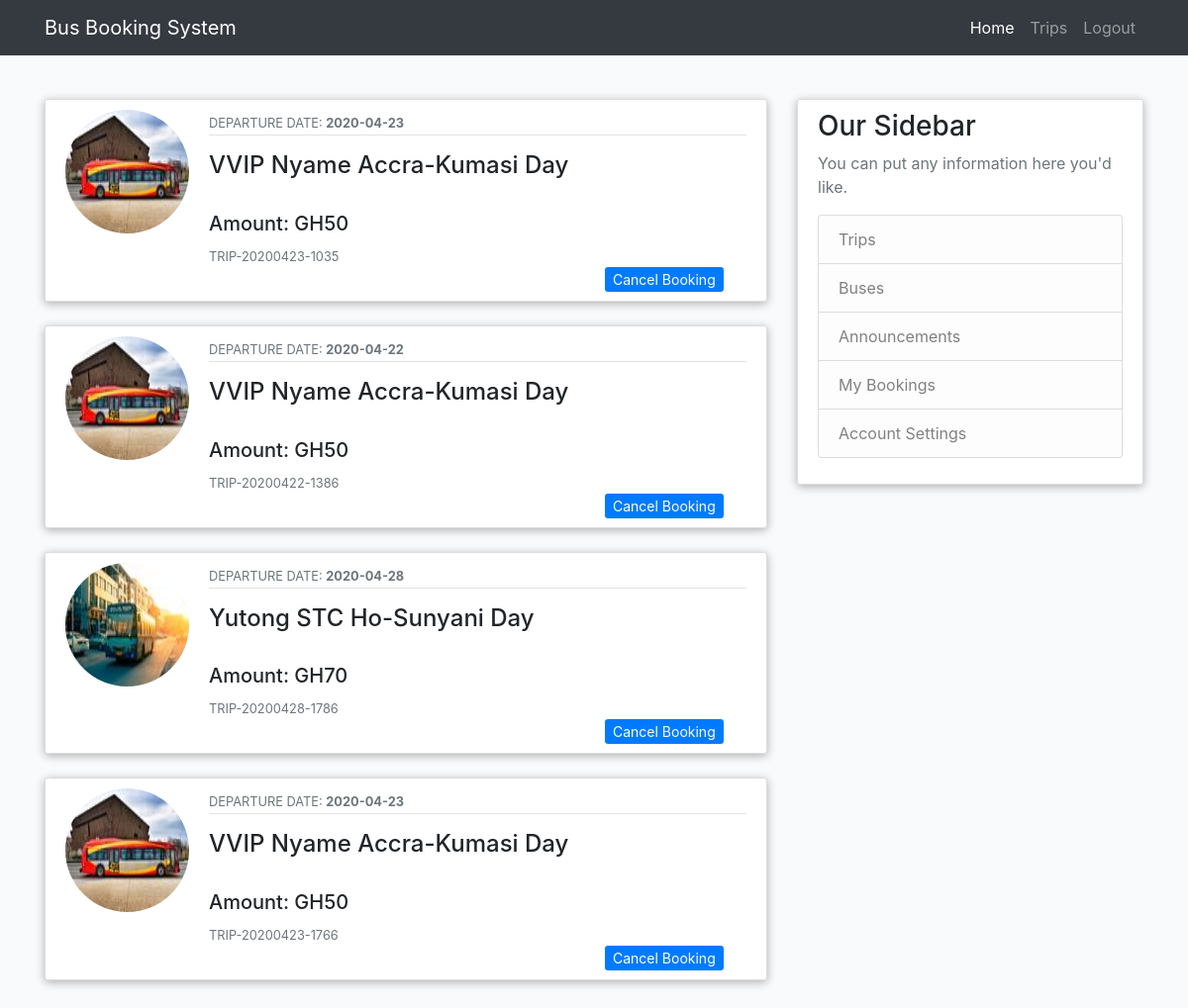
/mybookings-1 (signed in), run on the app's committed database.
### bbs/models.py (models this page shows, shortened)
class Booking(db.Model):
    id = db.Column(db.Integer, primary_key=True)
    ticket_number = db.Column(db.String(60), nullable=False)
    customer_id = db.Column(db.Integer, db.ForeignKey('user.id'),nullable=False)
    seat_id = db.Column(db.Integer, db.ForeignKey('seats.id'),nullable=False)
    bus_id = db.Column(db.Integer, db.ForeignKey('buses.id'),nullable=False)
    route_id = db.Column(db.Integer, db.ForeignKey('route.id'),nullable=False)
    phone = db.Column(db.Integer(), nullable=False)
    date_booked = db.Column(db.String(120), nullable=False,default=now.strftime('%Y-%m-%d'))
    email = db.Column(db.String(120), nullable=False)
    date = db.Column(db.DateTime, nullable=False)
    time = db.Column(db.String(60), nullable=False)

class Buses(db.Model):
    id = db.Column(db.Integer, primary_key=True)
    name = db.Column(db.String(60), unique=True, nullable=False)
    number = db.Column(db.String(20), unique=True, nullable=False)
    description = db.Column(db.String(200), nullable=False)
    image_file = db.Column(db.String(60), nullable=False,default='default_bus.jpg')
    bookings = db.relationship('Booking', backref='bus')
    availability = db.relationship('Availability', backref='bus')

class Route(db.Model):
    id = db.Column(db.Integer, primary_key=True)
    name = db.Column(db.String(60), nullable=False)
    time = db.Column(db.String(60), nullable=False)
    amount = db.Column(db.Integer(), nullable=False)
    availability = db.relationship('Availability', backref='route')
    booking = db.relationship('Booking', backref='route')

### bbs/users/routes.py (the view)
@users.route('/mybookings-<int:user_id>',)
def mybookings(user_id):
    if not  current_user.is_authenticated:
        abort(403)
    else:
         mybookings = db.session.query(Booking).filter(Booking.customer_id==user_id).order_by(Booking.date_booked.asc())
    return render_template('/users/mybookings.html',mybookings=mybookings)

### bbs/templates/users/mybookings.html (shortened to what this page needs)
{% extends "layout.html"%} {% block content%}
{% for booking in mybookings%}
<article class="media content-section mt-4 mb-2">
  <img
    class="rounded-circle account-img"
    src="{{url_for('static',filename='img/'+ booking.bus.image_file)}}"
  />
  <div class="media-body">
    <div class="article-metadata">
      <small class="text-muted"
        >DEPARTURE DATE:
        <strong>{{ booking.date.strftime('%Y-%m-%d') }}</strong></small
      >
    </div>
    <h4 class="mt-3 mb-2 m-h4">
      {{booking.bus.name}} {{booking.route.name}} {{booking.time}}
    </h4>
    <div class="">
      <h5 class="article-content text-left m-h5">
        Amount: GH{{ booking.route.amount }}
      </h5>
      <small class="text-muted">{{ booking.ticket_number }}</small>
    </div>
    <div class="book-btn">
      <a
        class="btn-sm btn-primary"
        href="{{url_for('users.cancel_booking',book_id=booking.id)}}"
        >Cancel Booking</a
      >
    </div>
  </div>
</article>
{% endfor %} {% endblock content%}

### bbs/templates/layout.html (shortened to what this page needs)
<!DOCTYPE html>
<html lang="en">
<head>
  <link href="./static/vendor/bootstrap/css/bootstrap.min.css" rel="stylesheet">
  <link rel="stylesheet" type="text/css" href="{{url_for('static',filename='./main.css')}}">
</head>
<body class="mb-5">
  <nav class="navbar navbar-expand-lg navbar-dark bg-dark static-top mb-4">
    <div class="container">
      <a class="navbar-brand" href="{{ url_for('main.landing')}}">Bus Booking System</a>
      <div class="collapse navbar-collapse" id="navbarResponsive">
        <ul class="navbar-nav ml-auto">
          <li class="nav-item active">
            <a class="nav-link" href="{{ url_for('main.home')}}">Home
            </a>
          </li>
          {% if current_user.is_authenticated%}
          <li class="nav-item">
            <a class="nav-link"  href="{{url_for('main.trips')}}">Trips</a>
        </li>
          <li class="nav-item">
            <a class="nav-link" href="{{ url_for('users.logout')}}">Logout</a>
          </li>
          {% endif %}
        </ul>
      </div>
    </div>
  </nav>
 <main role="main" class="container">
        <div class="row">
          <div class="col-md-8">
            {% block content %}{% endblock %}
          </div>
          <div class="col-md-4 sidebar login-div">
            <div class="content-section">
              <h3>Our Sidebar</h3>
              <p class='text-muted'>You can put any information here you'd like.
                <ul class="list-group">
                  <a class="list-group-item list-group-item-light"  href="{{url_for('main.trips')}}">Trips</a>
                  <a class="list-group-item list-group-item-light"  href="{{url_for('users.user_buses')}}">Buses</a>
                  <li class="list-group-item list-group-item-light">Announcements</li>
                  {% if current_user.is_authenticated%}
                  <a class="list-group-item list-group-item-light" href="{{url_for('users.mybookings',user_id=current_user.id )}}">My Bookings</a>
                  <a class="list-group-item list-group-item-light" href="{{url_for('users.account')}}">Account Settings</a>
                  {% endif %}
                </ul>
              </p>
            </div>
          </div>
        </div>
      </main>
</body>
</html>

### bbs/static/main.css (style rules this page uses)
* { box-sizing: border-box; }
nav.navbar { position: fixed; width: 100%; z-index: 1; }
body { background-color: #f9fafb; }
.login-div { margin-top: 100px; }
.content-section { background: #ffffff; padding: 10px 20px; border: 1px solid #dddddd; border-radius: 3px; box-shadow: 0px 2px 10px rgba(0, 0, 0, 0.3); }
.article-content { white-space: pre-line; }
.article-metadata { padding-bottom: 1px; margin-bottom: 4px; border-bottom: 1px solid #e3e3e3; }
.account-img { height: 125px; width: 125px; margin-right: 20px; margin-bottom: 16px; }
.book-btn { margin-left: 400px; }

### data on the page
Booking: image_file (picture), date "2020-04-23", bus.name "VVIP Nyame", route.name "Accra-Kumasi", time "Day", route.amount "50", ticket_number "TRIP-20200423-1035"
Booking: image_file (picture), date "2020-04-22", bus.name "VVIP Nyame", route.name "Accra-Kumasi", time "Day", route.amount "50", ticket_number "TRIP-20200422-1386"
Booking: image_file (picture), date "2020-04-28", bus.name "Yutong STC", route.name "Ho-Sunyani", time "Day", route.amount "70", ticket_number "TRIP-20200428-1786"
Booking: image_file (picture), date "2020-04-23", bus.name "VVIP Nyame", route.name "Accra-Kumasi", time "Day", route.amount "50", ticket_number "TRIP-20200423-1766"
